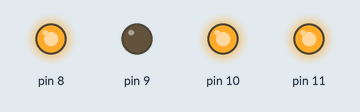
The sketch below on a simulated Arduino Uno, built with avr-gcc and run on an emulated ATmega328P. On the bench: output pins drawn as LEDs (lit = HIGH).

Above: at 0.1 s.
Timing chart, 0 to 1.6 s (numbered marks = the images above):
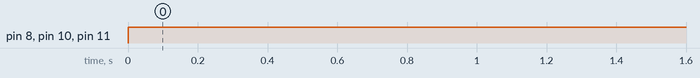

The sketch:

mini_project_input_accelerometer.ino
```cpp
// Watch video here: https://www.youtube.com/watch?v=omZ538TElCU

/* Accelerometer connection pins (I2C) to Arduino are shown below:

Arduino     Accelerometer ADXL345
  A5            SCL
  A4            SDA
  3.3V          CS
  3.3V          VCC
  GND           GND
*/

#include <Wire.h>
#include <ADXL345.h>


ADXL345 adxl; //variable adxl is an instance of the ADXL345 library

int x,y,z;
int rawX, rawY, rawZ;
float X, Y, Z;
float rollrad, pitchrad;
float rolldeg, pitchdeg;

void setup(){
   pinMode(8, OUTPUT);
   pinMode(9, OUTPUT);
   pinMode(10, OUTPUT);
   pinMode(11, OUTPUT);
}

void loop(){
     digitalWrite(8,HIGH);
     digitalWrite(9,LOW);
     digitalWrite(10,HIGH);
     digitalWrite(11,HIGH);
}
```

Measured:
- by itself, pin 8, pin 10, pin 11: LOW → HIGH at 0.00 s
